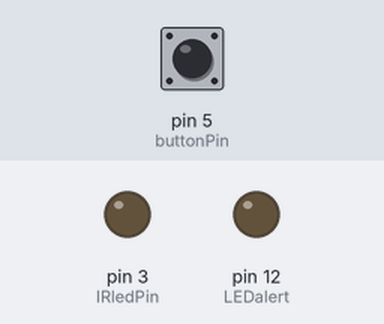
The sketch below on a simulated Arduino Uno, built with avr-gcc and run on an emulated ATmega328P. On the bench: output pins drawn as LEDs (lit = HIGH). The inputs (shaded band) are chosen by the test bench; at power-on: pin 5 (buttonPin) HIGH. The local clock reads 2024-03-15 10:24:30 at power-on unless the sketch sets it; storage starts empty; what the sketch prints to the serial monitor is not drawn.

Above: at 1.2 s.
1.3 s: pin 5 (buttonPin) pulled LOW for 0.15 s
2.9 s: pin 5 (buttonPin) driven LOW
5.9 s: pin 5 (buttonPin) pulsed HIGH 2 times (0.12 s each, 0.3 s apart)
Timing chart, 0 to 8.9 s (numbered marks = the images above; inputs shaded):
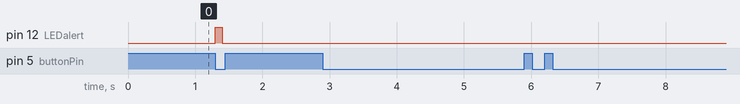

Measured:
- after the input at 1.3 s, pin 12 (LEDalert): LOW → HIGH at once, → LOW 0.10 s later
- after the input at 2.9 s, every drawn part: stays the same
- after the input at 5.9 s, every drawn part: stays the same

The sketch:

Working_RTC_ChannelSignals.ino
```cpp
//Modified the starting code of a button from http://www.instructables.com/id/How-to-control-your-TV-with-an-Arduino/
//Tutorials and examples from https://www.arduino.cc/en/Tutorial/Button were used to help with the code
//The examples from https://www.arduinolibraries.info/libraries/ds3231 were very helpful with the implementation of the RTC
//The DS3132 library was used for the RTC
#include <DS3231.h>  //This is the library for the RTC
#include <Wire.h>
#include <LiquidCrystal.h>
#include <IRremote.h>
#include <SD.h>
#include <SPI.h>
DS3231 rtc;
IRsend irsend;
int RECV_PIN = 1;
IRrecv irrecv(RECV_PIN);
decode_results results;

/*long NEC_1 = 0x21;
  long NEC_2 = 0x22;
  long NEC_3 = 0x23;
  long NEC_4 = 0x25;
  long NEC_5 = 0x26;
  long NEC_6 = 0x27;
  long NEC_7 = 0x29;
  long NEC_8 = 0x2A;
  long NEC_9 = 0x2B;
  long NEC_0 = 0x28;
*/
//measured using IRRecvDumpv2 and Arduino serial

/*  WARNING (PLEASE READ !!!!!!!!):
    Even if you need to save space on your chip, do not make the following signals const arrays. We changed them to save space,
    and making them consts corrupts the arrays and makes it so that none of them work correctly.
*/

unsigned int  NEC1[35] = {8850, 4400, 500, 4400, 500, 2200, 500, 2200, 500, 2150, 500, 2200, 500, 2200, 500, 2200, 500, 2200, 450, 2200, 500, 2200, 500, 2200, 500, 2200, 500, 4400, 450, 4400, 500, 4400, 500, 4400, 500}; // UNKNOWN 92DF9279
unsigned int  NEC2[35] = {8850, 4400, 500, 2200, 450, 4450, 500, 2150, 500, 2200, 500, 2200, 500, 2200, 500, 2200, 450, 2200, 500, 2200, 500, 2200, 500, 2200, 500, 2150, 500, 2200, 500, 4400, 500, 4400, 500, 4400, 500}; // UNKNOWN 87CDD0EF
unsigned int  NEC3[35] = {8850, 4400, 500, 4400, 500, 4400, 450, 2200, 500, 2200, 500, 2200, 500, 2200, 450, 2200, 500, 2200, 500, 2200, 500, 2200, 500, 2200, 500, 2150, 500, 4400, 500, 2200, 500, 4400, 500, 4400, 500}; // UNKNOWN 37788763
unsigned int  NEC4[35] = {8800, 4400, 500, 2200, 500, 2200, 500, 4400, 500, 2200, 450, 2200, 500, 2200, 500, 2200, 500, 2200, 500, 2200, 450, 2200, 500, 2200, 500, 2200, 500, 2200, 450, 2200, 500, 4400, 500, 4400, 500}; // UNKNOWN A519853B
unsigned int  NEC5[35] = {8850, 4400, 500, 4400, 500, 2200, 450, 4400, 500, 2200, 500, 2200, 500, 2200, 450, 2250, 450, 2200, 500, 2200, 500, 2200, 500, 2200, 500, 2150, 500, 4400, 500, 4400, 500, 2200, 500, 4400, 500}; // UNKNOWN 5CDD8FBD
unsigned int  NEC6[35] = {8850, 4400, 500, 2150, 500, 4400, 500, 4400, 500, 2200, 500, 2200, 500, 2200, 450, 2200, 500, 2200, 500, 2200, 500, 2200, 500, 2200, 450, 2200, 500, 2200, 500, 4400, 500, 2200, 450, 4450, 450}; // UNKNOWN 42DD49
unsigned int  NEC7[35] = {8850, 4400, 500, 4400, 500, 4400, 500, 4400, 500, 2200, 450, 2200, 500, 2200, 500, 2200, 500, 2200, 450, 2200, 500, 2200, 500, 2200, 500, 2200, 500, 4400, 500, 2150, 500, 2200, 500, 4400, 500}; // UNKNOWN 31BB009F
unsigned int  NEC8[35] = {8850, 4400, 500, 2200, 500, 2200, 450, 2200, 500, 4400, 500, 2200, 500, 2200, 500, 2200, 450, 2200, 500, 2200, 500, 2200, 500, 2200, 450, 2200, 500, 2200, 500, 2200, 500, 2200, 500, 4400, 500}; // UNKNOWN 153F90A7
unsigned int  NEC9[35] = {8850, 4400, 500, 4400, 500, 2200, 450, 2200, 500, 4400, 500, 2200, 500, 2200, 500, 2200, 500, 2150, 500, 2200, 500, 2200, 500, 2200, 500, 2200, 450, 4400, 500, 4400, 500, 4400, 500, 2200, 500}; // UNKNOWN 6872B60C
unsigned int  NEC0[35] = {8850, 4400, 500, 2200, 450, 2200, 500, 2200, 500, 2200, 500, 2200, 500, 2200, 450, 2200, 500, 2200, 500, 2200, 500, 2200, 500, 2150, 500, 2200, 500, 2200, 500, 2200, 500, 2200, 450, 2200, 500}; // UNKNOWN 6E56F924
unsigned int  TVON[25] = {2400, 600, 1150, 600, 600, 600, 1200, 550, 600, 600, 1200, 550, 650, 550, 600, 550, 1250, 550, 600, 550, 650, 600, 600, 550, 600}; // SONY A90
unsigned int  STBON[35] = {8850, 4400, 500, 2200, 500, 4400, 500, 2200, 500, 4400, 500, 2150, 500, 2200, 500, 2200, 500, 2200, 500, 2200, 450, 2200, 500, 2200, 500, 2200, 500, 2200, 500, 4400, 500, 4400, 450, 2200, 500}; // UNKNOWN 736ED82E
unsigned int  VOLUP[25] = {2400, 550, 600, 600, 1200, 550, 600, 600, 600, 600, 1200, 550, 600, 600, 600, 600, 1150, 600, 600, 600, 600, 550, 600, 600, 600}; // SONY 490
unsigned int  VOLDOWN[25] = {2400, 600, 1200, 550, 1200, 600, 600, 550, 600, 600, 1200, 550, 600, 600, 600, 600, 1200, 550, 600, 600, 600, 600, 600, 550, 600}; // SONY C90
unsigned int  CHUP[35] = {8850, 4400, 500, 4400, 500, 4400, 500, 2200, 450, 4400, 500, 2200, 500, 2200, 500, 2200, 500, 2200, 450, 2200, 500, 2200, 500, 2200, 500, 2200, 500, 4400, 500, 2150, 500, 4400, 500, 2200, 500}; // UNKNOWN 8A67822
unsigned int  CHDOWN[35] = {8850, 4400, 500, 2200, 500, 2200, 500, 4400, 500, 4400, 500, 2200, 450, 2200, 500, 2200, 500, 2200, 500, 2200, 500, 2200, 450, 2200, 500, 2200, 500, 2200, 500, 2200, 450, 4450, 450, 2200, 500}; // UNKNOWN FBACE420
unsigned int  ONDEMAND[35] = {8850, 4450, 450, 2200, 500, 4400, 500, 2200, 500, 4400, 500, 4400, 500, 2200, 450, 2200, 500, 2200, 500, 2200, 500, 2200, 500, 2200, 450, 2200, 500, 4400, 500, 2200, 500, 4400, 500, 2200, 500}; // UNKNOWN 87AE0368
unsigned int  LEFT[35] = {8850, 4400, 500, 2200, 500, 4400, 500, 4400, 450, 2200, 500, 4400, 500, 4400, 500, 2200, 500, 2200, 500, 2200, 450, 2200, 500, 2200, 500, 2200, 500, 4400, 500, 4400, 500, 4400, 450, 2200, 500}; // UNKNOWN 9578646A
unsigned int  RIGHT[35] = {8850, 4400, 500, 4400, 500, 4400, 450, 4450, 450, 2200, 500, 4400, 500, 4400, 500, 2200, 500, 2200, 450, 2200, 500, 2200, 500, 2200, 500, 2200, 500, 2200, 450, 4400, 500, 4400, 500, 2200, 500}; // UNKNOWN DC18602C
unsigned int  UP[35] = {8850, 4400, 500, 2200, 450, 2200, 500, 4400, 500, 2200, 500, 4400, 500, 4400, 500, 2200, 450, 2200, 500, 2200, 500, 2200, 500, 2200, 450, 2200, 500, 4400, 500, 2200, 500, 2200, 500, 4400, 500}; // UNKNOWN 2C2E80FF
unsigned int  DOWN[35] = {8850, 4400, 500, 4400, 500, 2150, 500, 4400, 500, 2200, 500, 4400, 500, 4400, 500, 2200, 500, 2200, 450, 2200, 500, 2200, 500, 2200, 500, 2200, 450, 2200, 500, 2200, 500, 2200, 500, 4400, 500}; // UNKNOWN 5A1A483D
unsigned int  OK[35] = {8850, 4400, 500, 4400, 500, 2200, 450, 2200, 500, 2200, 500, 4400, 500, 2200, 500, 2200, 500, 2150, 500, 2200, 500, 2200, 500, 2200, 500, 2200, 450, 2200, 500, 4400, 500, 4400, 500, 4400, 500}; // UNKNOWN CB3CC07F

int CS_PIN = 10;       // SD Pin
int counter = 1;       // Counter
int c = 1;             // Counter 2
long channel;          // Sent Channels
File file;

int IRledPin =  3;    // LED connected to digital pin 13
int buttonPin = 5;      //Button connected to pin 3
int LEDalert = 12;      //LED connected to digital pin 12 for the RTC alert
//long int channel1 [] = {824, 9180, 4580, 500, 4580, 520, 2280, 500, 2280, 520, 2280, 500, 2300, 500, 2280, 520, 2280, 500, 2280, 520, 2280, 520, 2280, 500, 2280, 520, 2280, 520, 4560, 520, 4560, 520, 4580, 500, 4580, 500, 31480, 9200, 2260, 520, 24644, 9180, 2280, 520};
//long int channel2 [] = {35164, 9200, 4580, 500, 2280, 520, 4560, 520, 2280, 520, 2260, 520, 2280, 520, 2280, 500, 2300, 500, 2280, 520, 2280, 500, 2300, 500, 2280, 520, 2280, 500, 2280, 520, 4580, 500, 4580, 500, 4580, 520, 34580, 9180, 2280, 520};
//long int channel3 [] = {6284, 9180, 4580, 500, 4580, 520, 4560, 520, 2280, 520, 2280, 500, 2280, 520, 2280, 520, 2260, 520, 2280, 520, 2280, 500, 2280, 520, 2280, 500, 2300, 500, 4580, 500, 2280, 520, 4560, 520, 4580, 500, 31480, 9200, 2260, 520, 24644, 9200, 2260, 520};

//favchannels[] = {1,2,3};
int i = 0;           //initializes the counter i to 0
int buttonState;   //initializes the button reader variable

// The setup() method runs once, when the sketch starts

/*
  PURPOSE: Initializes the infrared LED, the button, the Real Time Clock (RTC) and the SD card reader.
*/
void setup()   {
  // initialize the IR digital pin as an output:
  pinMode(IRledPin, OUTPUT);
  pinMode(buttonPin, INPUT);
  digitalWrite(buttonPin, HIGH);
  Serial.begin(9600);
  Wire.begin();
  initializeSD();
  irrecv.enableIRIn();

  //this initializes the RTC and a pin as the output for an LED that will alert the user

  pinMode(LEDalert, OUTPUT);
  Wire.begin();

  //The values below set the state for the RTC they should be entered when the RTC is connected
  rtc.setClockMode(false);
  rtc.setDoW(6); //this is only a sample day for now and 1 would mean that it is Sunday
  rtc.setMonth(4); //this sets the month of the RTC to April because it is the first month
  rtc.setDate(7); //In combination with the line above sets the RTC to the 7th of april
  rtc.setYear(18); //This sets the year at the time the RTC is initiated not sure how the year needs to be formatted but it will not accept the full 2018
  rtc.setHour(14);  //This sets the hour of the RTC
  rtc.setMinute(54);
  rtc.setSecond(50);
}

/*
  PURPOSE: On each clock cycle, checks if the button is being pressed. We used pull up buttons, so when they are pressed
  they read as LOW and when they are read as HIGH. We chose pull up buttons because
*/
void loop()
{
  //timeCheck();
  buttonState = digitalRead(buttonPin);
  //Serial.println(buttonState);

  if (buttonState == LOW) {
    digitalWrite(LEDalert, LOW);
    Serial.println("In button state low");

    // sends the first channel of the favorite channels
    if (i == 0) {
      Serial.println("In if loop");
      //    irsend.sendSony(0xa90, 12);

      // turns on the sending led to indicate that a channel is being sent
      digitalWrite(LEDalert, HIGH);
      delay(100);
      digitalWrite(LEDalert, LOW);
      i++;

      // opens the file containing channel signals
      openFile("channels.txt");

    // prints the channels to the serial monitor
    if(c<counter+1){
      for(int cmCheck = 0; cmCheck<c; cmCheck++){
        channel = atol(readLine().c_str());
        Serial.println(channel);
      }
      // this line sends the signal for the first of the favorites
      irsend.sendRaw(NEC2, sizeof(NEC2), 38);
      c++;
    }
    else{
      c=1;
    }
    closeFile();
     delay(100);
      i++;
    }

    // sends the second channel of the favorite channels
    else if (i == 1) {
      if(c<counter+1){
      for(int cmCheck = 0; cmCheck<c; cmCheck++){
        channel = atol(readLine().c_str());
        Serial.println(channel);
      }
      // this line sends the signal for the second of the favorites
      irsend.sendRaw(NEC5, sizeof(NEC5), 38);
      c++;
    }
    // resets the line counter
    else{
      c=1;
    }
    closeFile();

      delay(100);
      i++;
    }
    // sends the third channel in the favorite channels
    else {
        if(c<counter+1){
      for(int cmCheck = 0; cmCheck<c; cmCheck++){
        channel = atol(readLine().c_str());
        Serial.println(channel);
      }
      // this line sends the signal for the third of the favorites
      irsend.sendRaw(NEC7, sizeof(NEC7), 38);
      delay(100);
      i = 0;
    }
  }
}
}

// This procedure sends a 38KHz pulse to the IRledPin
// for a certain # of microseconds. We'll use this whenever we need to send codes
void pulseIR(long microsecs) {
  // we'll count down from the number of microseconds we are told to wait

  cli();  // this turns off any background interrupts

  while (microsecs > 0) {
    // 38 kHz is about 13 microseconds high and 13 microseconds low
    digitalWrite(IRledPin, HIGH);  // this takes about 3 microseconds to happen
    delayMicroseconds(10);         // hang out for 10 microseconds
    digitalWrite(IRledPin, LOW);   // this also takes about 3 microseconds
    delayMicroseconds(10);         // hang out for 10 microseconds

    // so 26 microseconds altogether
    microsecs -= 26;
  }

  sei();  // this turns them back on
}

//PURPOSE: checks the time with the rtc and sets that time to a variable
  void timeCheck(){
  bool h12 =false;
  bool PM =false;
  int h=rtc.getHour(h12, PM);   //these are both false because the rtc is in military mode
  int m=rtc.getMinute();
  int s=rtc.getSecond();
                             //the first parameter is checking if it is the 12 hour and the second is checking if it is PM
  if(buttonPin==HIGH){                //when the button is pressed the LED will turn off if not the LED will remain on from 5 minutes before the show to the time of the show
    digitalWrite(LEDalert, LOW);
    digitalWrite(IRledPin,LOW);
    Serial.println("in button off");
  }

  else if(h==14 && m==54 && s==50) {
    digitalWrite(LEDalert,HIGH);
    delay(10);
    digitalWrite(LEDalert,LOW);
  }

  else if(h==7 && m==54 && s==3){             //This is an alert to turn on the television at 8 am to channel 5
    digitalWrite(LEDalert, HIGH);
    Serial.println("in time alert");
  }
  else if(h==11 && m==55 && s==00){            //this is an alert to change the channel to a channel with the news at 12 TBD
    digitalWrite(LEDalert, HIGH);
  }
  else if(h==12 && m==25 && s==00){           //this is an alert to switch the channel back to 5 at 12:30
    digitalWrite(LEDalert, HIGH);
  }
  else if(h==13 && m==55 && s==00){           //this is an alert to switch the channel back to channel 4 at 2:00
    digitalWrite(LEDalert, HIGH);
  }
  else if(h==14 && m==55 && s==00 ){          //this is an alert to switch the channel back to channel 5 at 3:00
    digitalWrite(LEDalert, HIGH);
  }
  }

// PURPOSE: Initializes the sd card for reading and writing
void initializeSD()
{
  Serial.println("Initializing SD card...");
  pinMode(CS_PIN, OUTPUT);

  if (SD.begin())
  {
    Serial.println("SD card is ready to use.");
  } else
  {
    Serial.println("SD card initialization failed");
    return;
  }
}

// Close the file!
void closeFile()
{
  if (file)
  {
    file.close();
    Serial.println("File closed");
  }
}
// Open the file for reading!
int openFile(char filename[])
{
  file = SD.open(filename);
  if (file)
  {
    Serial.println("File opened with success!");
    return 1;
  } else
  {
    Serial.println("Error opening file...");
    return 0;
  }
}
// Read a line in the text file
String readLine()
{
  String received = "";
  char ch;
  //int debug = file.available();
  //Serial.println(debug);
  while (file.available())
  {
    //Serial.println(debug);
    ch = file.read();
    //Serial.println(ch); All char are read
    if (ch == '\n')
    {
      return String(received);
    }
    else
    {
      received += ch;
      //Serial.println(received);
    }
  }
  return "Reached End of While Loop?";
}
```
